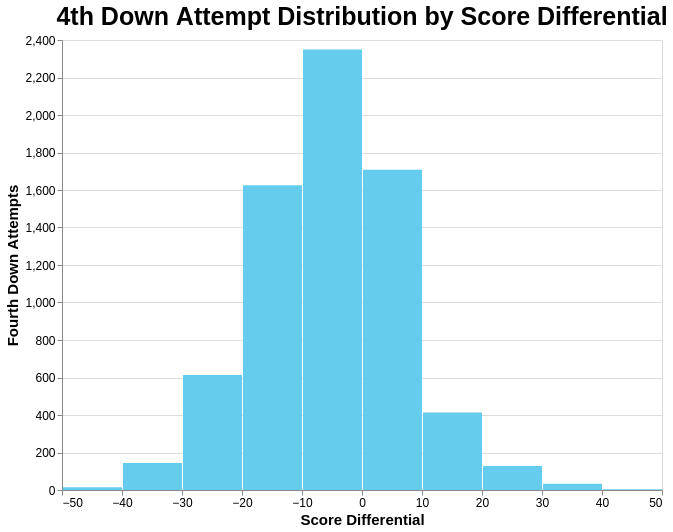

Notebook cell for this chart:
### Markdown cell above
### Attempts by Point Differential 
Finally we will examine the distribution of point differential. Traditional football intuition would dictate that teams ahead (i.e. positive point differential) should be more conservative while teams that are behind (negative point differential) will be more aggressive, due to the pressure of trailing.

### Code cell
#| echo: false

score_diff = fourth_att[["score_differential"]]

alt.Chart(data= score_diff,  title="4th Down Attempt Distribution by Score Differential").mark_bar(color= "#66CCEE").encode(
    x = alt.X("score_differential:Q",title= "Score Differential", bin=True),
    y = alt.Y("count():Q", title= "Fourth Down Attempts"),
    tooltip= ["count()"]
).properties(width=600, height=450).configure_axis(titleFontSize=15, labelFontSize= 12).configure_title(fontSize=25)

### Figure 1 — Vega specification as saved in the notebook (floating-point values rounded to 4 significant figures)
{"$schema": "https://vega.github.io/schema/vega/v5.json", "data": [{"name": "source_0", "values": [{"__count": 2350, "bin_maxbins_10_score_differential": -10.0, "bin_maxbins_10_score_differential_end": 0.0}, {"__count": 1708, "bin_maxbins_10_score_differential": 0.0, "bin_maxbins_10_score_differential_end": 10.0}, {"__count": 1626, "bin_maxbins_10_score_differential": -20.0, "bin_maxbins_10_score_differential_end": -10.0}, {"__count": 613, "bin_maxbins_10_score_differential": -30.0, "bin_maxbins_10_score_differential_end": -20.0}, {"__count": 144, "bin_maxbins_10_score_differential": -40.0, "bin_maxbins_10_score_differential_end": -30.0}, {"__count": 414, "bin_maxbins_10_score_differential": 10.0, "bin_maxbins_10_score_differential_end": 20.0}, {"__count": 128, "bin_maxbins_10_score_differential": 20.0, "bin_maxbins_10_score_differential_end": 30.0}, {"__count": 34, "bin_maxbins_10_score_differential": 30.0, "bin_maxbins_10_score_differential_end": 40.0}, {"__count": 15, "bin_maxbins_10_score_differential": -50.0, "bin_maxbins_10_score_differential_end": -40.0}, {"__count": 4, "bin_maxbins_10_score_differential": 40.0, "bin_maxbins_10_score_differential_end": 50.0}]}, {"name": "source_0_y_domain___count", "values": [{"min": 4, "max": 2350}]}], "signals": [{"name": "bin_maxbins_10_score_differential_bins", "value": {"fields": ["score_differential"], "fname": "bin_score_differential", "start": -50.0, "step": 10.0, "stop": 50.0}}], "marks": [{"type": "rect", "name": "marks", "from": {"data": "source_0"}, "encode": {"update": {"x": {"field": "bin_maxbins_10_score_differential_end", "scale": "x", "offset": {"signal": "0.5 + (abs(scale(\"x\", datum[\"bin_maxbins_10_score_differential_end\"]) - scale(\"x\", datum[\"bin_maxbins_10_score_differential\"])) < 0.25 ? 0.5 * (0.25 - (abs(scale(\"x\", datum[\"bin_maxbins_10_score_differential_end\"]) - scale(\"x\", datum[\"bin_maxbins_10_score_differential\"])))) : -0.5)"}}, "x2": {"field": "bin_maxbins_10_score_differential", "scale": "x", "offset": {"signal": "0.5 + (abs(scale(\"x\", datum[\"bin_maxbins_10_score_differential_end\"]) - scale(\"x\", datum[\"bin_maxbins_10_score_differential\"])) < 0.25 ? -0.5 * (0.25 - (abs(scale(\"x\", datum[\"bin_maxbins_10_score_differential_end\"]) - scale(\"x\", datum[\"bin_maxbins_10_score_differential\"])))) : 0.5)"}}, "tooltip": {"signal": "{\"Count of Records\": format(datum[\"__count\"], \"\")}"}, "y2": {"value": 0, "scale": "y"}, "y": {"field": "__count", "scale": "y"}, "fill": {"value": "#66CCEE"}}}, "style": ["bar"]}], "scales": [{"name": "x", "type": "linear", "domain": {"signal": "[bin_maxbins_10_score_differential_bins.start, bin_maxbins_10_score_differential_bins.stop]"}, "range": [0, {"signal": "width"}], "bins": {"signal": "bin_maxbins_10_score_differential_bins"}, "zero": false}, {"name": "y", "type": "linear", "domain": [{"signal": "(data(\"source_0_y_domain___count\")[0] || {}).min"}, {"signal": "(data(\"source_0_y_domain___count\")[0] || {}).max"}], "range": [{"signal": "height"}, 0], "zero": true, "nice": true}], "axes": [{"scale": "y", "grid": true, "gridScale": "x", "labels": false, "aria": false, "ticks": false, "maxExtent": 0, "tickCount": {"signal": "ceil(height/40)"}, "domain": false, "zindex": 0, "minExtent": 0, "orient": "left"}, {"scale": "x", "zindex": 0, "tickCount": {"signal": "ceil(width/10)"}, "grid": false, "labelFlush": true, "labelOverlap": true, "title": "Score Differential", "orient": "bottom"}, {"scale": "y", "labelOverlap": true, "zindex": 0, "tickCount": {"signal": "ceil(height/40)"}, "orient": "left", "grid": false, "title": "Fourth Down Attempts"}], "title": {"text": "4th Down Attempt Distribution by Score Differential", "frame": "group"}, "padding": 5, "height": 450, "width": 600, "background": "white", "config": {"axis": {"labelFontSize": 12, "titleFontSize": 15}, "style": {"group-title": {"fontSize": 25}}}, "style": "cell"}
